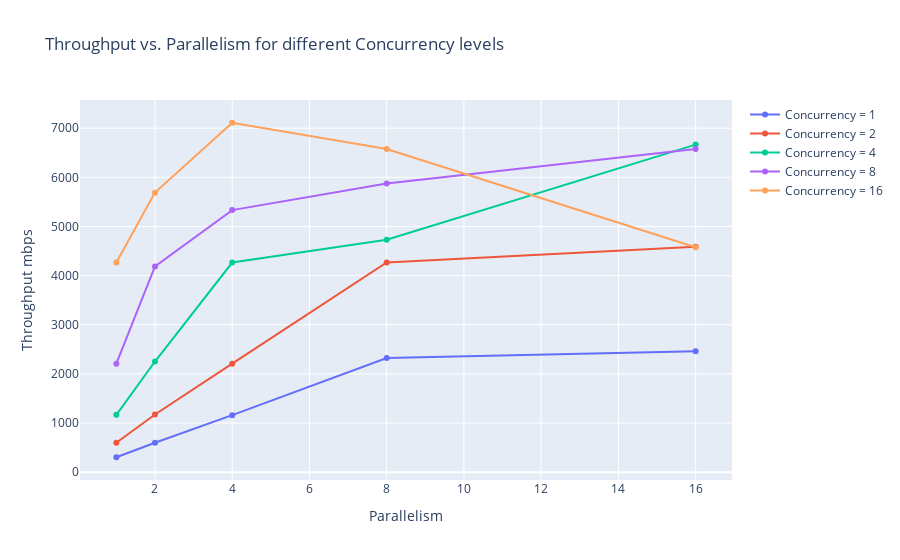

The cell this chart's notebook holds for it:
### Code cell
# Plotting
fig = go.Figure()

# Loop through unique concurrency values and plot
for conc in df['concurrency'].unique():
    subset = df[df['concurrency'] == conc]
    fig.add_trace(go.Scatter(x=subset['parallelism'], 
                             y=subset['throughput'], 
                             mode='lines+markers', 
                             name=f'Concurrency = {conc}'))

fig.update_layout(title='Throughput vs. Parallelism for different Concurrency levels',
                  xaxis_title='Parallelism',
                  yaxis_title='Throughput mbps')
fig.show()

### Figure 1 — Plotly figure (JSON) as saved in the notebook; plotly's stock layout.template omitted (floating-point values rounded to 4 significant figures)
{"data": [{"mode": "lines+markers", "name": "Concurrency = 1", "type": "scatter", "x": [1, 2, 4, 8, 16], "y": [303.7, 598.0, 1160.0, 2323.0, 2459.0]}, {"mode": "lines+markers", "name": "Concurrency = 2", "type": "scatter", "x": [1, 2, 4, 8, 16], "y": [597.7, 1173.0, 2209.0, 4266.0, 4587.0]}, {"mode": "lines+markers", "name": "Concurrency = 4", "type": "scatter", "x": [1, 2, 4, 8, 16], "y": [1166.0, 2252.0, 4267.0, 4729.0, 6666.0]}, {"mode": "lines+markers", "name": "Concurrency = 8", "type": "scatter", "x": [1, 2, 4, 8, 16], "y": [2209.0, 4187.0, 5333.0, 5874.0, 6577.0]}, {"mode": "lines+markers", "name": "Concurrency = 16", "type": "scatter", "x": [1, 2, 4, 8, 16], "y": [4267.0, 5689.0, 7111.0, 6577.0, 4578.0]}], "layout": {"autosize": true, "title": {"text": "Throughput vs. Parallelism for different Concurrency levels"}, "xaxis": {"autorange": true, "range": [0.08465, 16.92], "title": {"text": "Parallelism"}, "type": "linear"}, "yaxis": {"autorange": true, "range": [-258.1, 7672.0], "title": {"text": "Throughput mbps"}, "type": "linear"}}}
